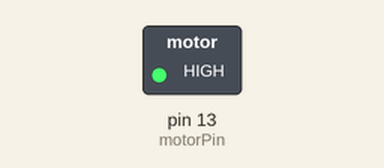
A sketch run on a simulated Arduino Uno, built with avr-gcc and run on an emulated ATmega328P. Shown: switched loads named in the sketch (green lamp = pin HIGH).

Above: at 0.1 s.
Timing chart, 0 to 1.6 s (numbered marks = the images above):
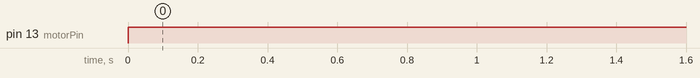

Measured:
- by itself, pin 13 (motorPin): LOW → HIGH at 0.00 s

The sketch:

Lecture_04.ino
```cpp
/*
 * Header here
 */

int motorPin = 13;

void setup() {
  pinMode(motorPin, OUTPUT);
}

void loop() {
  digitalWrite(motorPin, HIGH);
}
```
